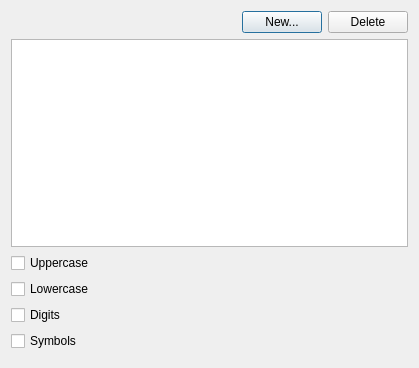
<?xml version="1.0" encoding="UTF-8"?>
<ui version="4.0">
 <class>PassGenerationProfilesDialog</class>
 <widget class="QDialog" name="PassGenerationProfilesDialog">
  <property name="geometry">
   <rect>
    <x>0</x>
    <y>0</y>
    <width>419</width>
    <height>368</height>
   </rect>
  </property>
  <property name="windowTitle">
   <string>Dialog</string>
  </property>
  <layout class="QVBoxLayout" name="verticalLayout">
   <item>
    <layout class="QHBoxLayout" name="horizontalLayout">
     <item>
      <spacer name="horizontalSpacer">
       <property name="orientation">
        <enum>Qt::Horizontal</enum>
       </property>
       <property name="sizeHint" stdset="0">
        <size>
         <width>40</width>
         <height>20</height>
        </size>
       </property>
      </spacer>
     </item>
     <item>
      <widget class="QPushButton" name="btnNewProfile">
       <property name="text">
        <string>New...</string>
       </property>
      </widget>
     </item>
     <item>
      <widget class="QPushButton" name="btnDeleteProfile">
       <property name="text">
        <string>Delete</string>
       </property>
      </widget>
     </item>
    </layout>
   </item>
   <item>
    <widget class="QListView" name="listViewProfiles"/>
   </item>
   <item>
    <widget class="QCheckBox" name="checkBoxUseUppercase">
     <property name="text">
      <string>Uppercase</string>
     </property>
    </widget>
   </item>
   <item>
    <widget class="QCheckBox" name="checkBoxUseLowercase">
     <property name="text">
      <string>Lowercase</string>
     </property>
    </widget>
   </item>
   <item>
    <widget class="QCheckBox" name="checkBoxUseDigits">
     <property name="text">
      <string>Digits</string>
     </property>
    </widget>
   </item>
   <item>
    <widget class="QCheckBox" name="checkBoxUseSymbols">
     <property name="text">
      <string>Symbols</string>
     </property>
    </widget>
   </item>
   <item>
    <widget class="QWidget" name="widgetSpecialSymbols" native="true"/>
   </item>
  </layout>
 </widget>
 <resources/>
 <connections/>
</ui>
